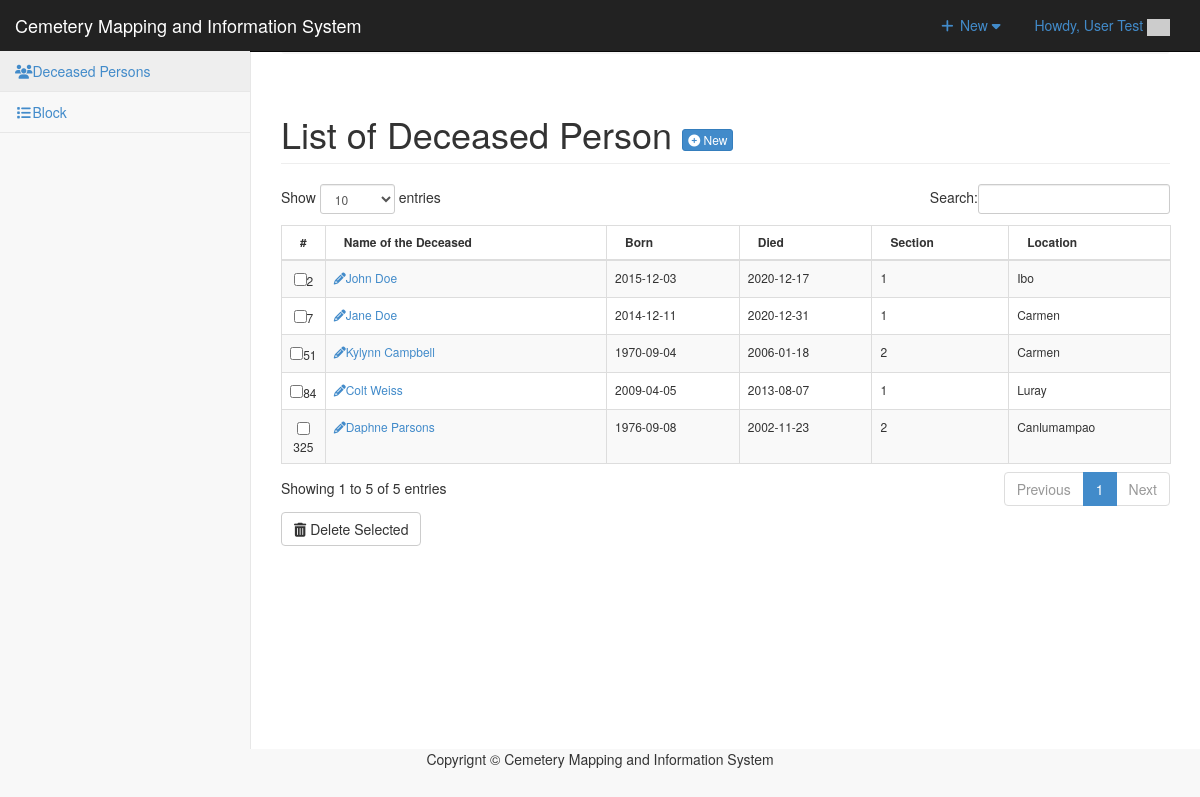
The page /admin/person/index.php (signed in) on the database as committed earlier.
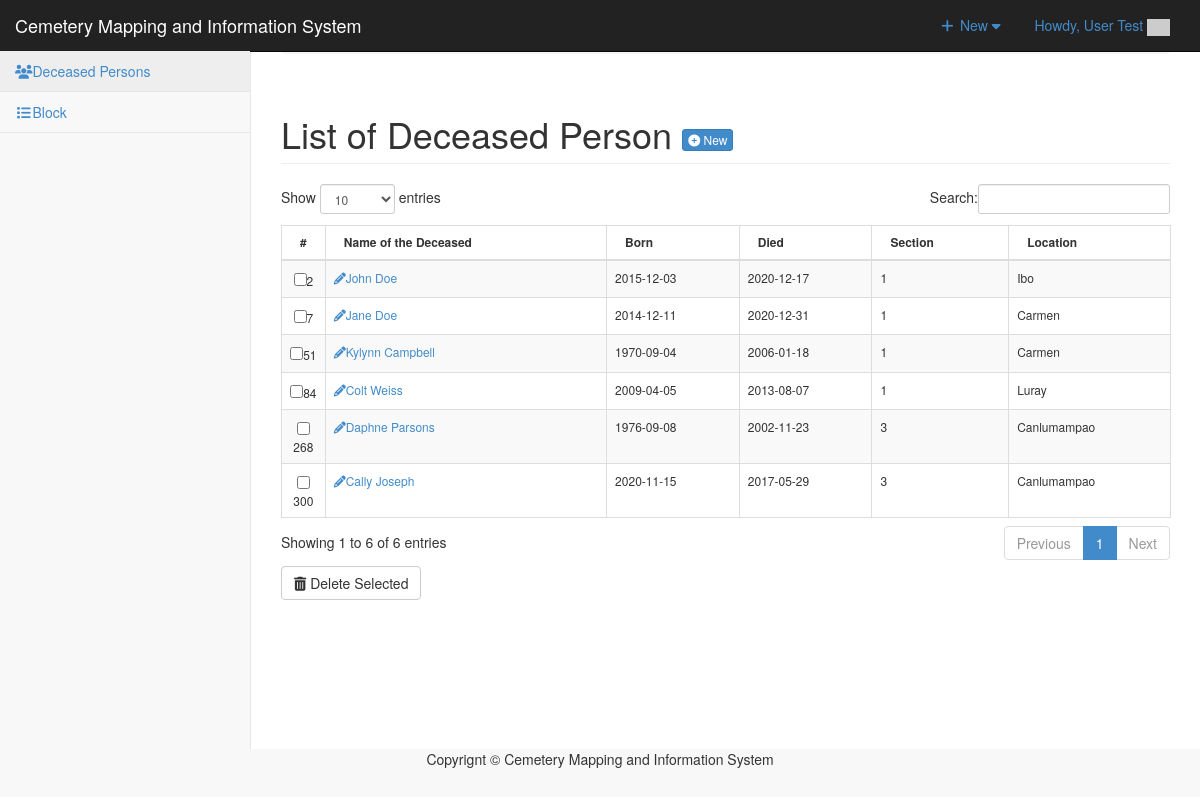
The same page on the database as committed later.
### tables this page shows
CREATE TABLE `tblpeople` (
  `PEOPLEID` int(11) NOT NULL,
  `FNAME` varchar(100) NOT NULL,
  `GRAVENO` int(11) NOT NULL,
  `BORNDATE` date NOT NULL,
  `DIEDDATE` date NOT NULL,
  `CATEGORIES` enum('1','2','3') NOT NULL,
  `LOCATION` enum('Poog','Luray','Dumlog','Canlumampao','Ibo','Carmen','Sangi') NOT NULL
);

### admin/person/index.php (called while the page is built, shortened)
<?php
$view = (isset($_GET['view']) && $_GET['view'] != '') ? $_GET['view'] : '';
	$title="Person";
	switch ($view) {
  	default :
	$title="Person";
	}
require_once ("../theme/templates.php");
?>

### include/database.php (called while the page is built, shortened)
<?php
class Database {
	var $sql_string = '';
	private $conn;
	public function open_connection() {
		$this->conn = mysqli_connect(server,user,pass);
		if(!$this->conn){
			echo "Problem in database connection! Contact administrator!";
			exit();
		}else{
			$db_select = mysqli_select_db($this->conn,database_name);
		}
	}
	function setQuery($sql='') {
		$this->sql_string=$sql;
	}
	function executeQuery() {
		$result = mysqli_query($this->conn,$this->sql_string);
		return $result;
	}
	private function confirm_query($result) {
		return $result;
	}
	function loadResultList( $key='' ) {
		$cur = $this->executeQuery();
		$array = array();
		while ($row = mysqli_fetch_object($cur)) {
			if ($key) {
				$array[$row->$key] = $row;
			} else {
				$array[] = $row;
			}
		}
		return $array;
	}
}
$mydb = new Database();
?>

### admin/person/list.php (the view, shortened to what this page needs)
<div class="row">
     	 <div class="col-lg-12">
          <h1 class="page-header">List of Deceased Person  <a href="index.php?view=add" class="btn btn-primary btn-xs  ">  <i class="fa fa-plus-circle fw-fa"></i> New</a>  </h1>
     		</div>
 		 </div>
	    <form action="controller.php?action=delete" Method="POST">
	    <div class="table-responsive">
		<table id="dash-table"  class="table table-striped table-bordered table-hover "  style="font-size:12px" cellspacing="0" >
		  <thead>
		  	<tr>
		  		<th>#</th>
		  		<th>Name of the Deceased</td>
		  		<th>Born</th>
		  		<th>Died</th>
		  		<th>Section</th>
		  		<th>Location</th>
		  	</tr>
		  </thead>
	  <tbody>
		  	<?php
		  		$query = "SELECT * FROM `tblpeople`";
		  		$mydb->setQuery($query);
		  		$cur = $mydb->loadResultList();
				foreach ($cur as $result) {
				$borndate =  $result->BORNDATE;
				$dieddate =  $result->DIEDDATE;
		  		echo '<tr>';
		  		echo '<td width="1%" align="center"><input type="checkbox" name="selector[]" id="selector[]" value="'.$result->PEOPLEID. '"/>'. $result->GRAVENO.'</td>';
		  				echo '<td><a title="edit" href="'.web_root.'admin/person/index.php?view=edit&id='.$result->PEOPLEID.'"><i class="fa fa-pencil "></i>'.$result->FNAME.'</a></td>';
		  		echo '<td>'. $borndate.'</td>';
		  		echo '<td>'. $dieddate.'</td>';
		  		echo '<td>'. $result->CATEGORIES.'</td>';
		  		echo '<td>'. $result->LOCATION.'</td>';
		  		echo '</tr>';
		  	}
		  	?>
		  </tbody>
		</table>
		<div class="btn-group">
		  <button type="submit" class="btn btn-default" name="delete" onclick="return confirm('Are you sure you want to delete this data?');"><i class="fa fa-trash fw-fa"></i> Delete Selected</button>
		</div>
		</div>
		</form>

### admin/theme/templates.php (shortened to what this page needs)
<!DOCTYPE html>
<html lang="en">
<head>
 <link href="<?php echo web_root; ?>admin/css/bootstrap.min.css" rel="stylesheet">
    <link href="<?php echo web_root; ?>admin/css/metisMenu.min.css" rel="stylesheet">
    <link href="<?php echo web_root; ?>admin/css/timeline.css" rel="stylesheet">
    <link href="<?php echo web_root; ?>admin/css/sb-admin-2.css" rel="stylesheet">
   <link href="<?php echo web_root; ?>admin/css/morris.css" rel="stylesheet">
    <link href="<?php echo web_root; ?>admin/font/css/font-awesome.min.css" rel="stylesheet" type="text/css">
  <link href="<?php echo web_root; ?>admin/font/font-awesome.min.css" rel="stylesheet" type="text/css">
    <link href="<?php echo web_root; ?>admin/css/dataTables.bootstrap.css" rel="stylesheet">
<link href="<?php echo web_root; ?>css/bootstrap-datetimepicker.min.css" rel="stylesheet" media="screen">
 <link href="<?php echo web_root; ?>css/datepicker.css" rel="stylesheet" media="screen">
 <link href="<?php echo web_root; ?>admin/css/costum.css" rel="stylesheet">
<link href="<?php echo web_root; ?>admin/css/ekko-lightbox.css" rel="stylesheet">
<link rel="stylesheet" href="<?php echo web_root; ?>admin/select2/select2.min.css">
</head>
<body>
   <div id="wrapper">
        <nav class="navbar navbar-inverse navbar-fixed-top  " role="navigation"  >
            <div class="navbar-header">
                 <a class="navbar-brand"  href="<?php echo web_root; ?>admin/index.php" >Cemetery Mapping and Information System</a>
            </div>
            <ul class="nav navbar-top-links navbar-right">
                 <li class="dropdown">
                    <a class="dropdown-toggle" data-toggle="dropdown" href="#">
                        <i class="fa fa-plus fa-fw"></i> New  <i class="fa fa-caret-down"></i>
                    </a>
                         </li>
                    </ul>
                <li class="dropdown">
                    <a class="dropdown-toggle" data-toggle="dropdown" href="#">
                        Howdy, <?php echo $_SESSION['U_NAME']; ?> <img title="profile image" width="23px" height="17px" src="https://ui-avatars.com/api/?name=<?php echo $_SESSION['U_NAME']; ?>background=random&color=000&rounded=true&size=32&bold=true&length=1&format=svg">
                    </a>
                </li>
            <div class="navbar-default sidebar" role="navigation">
                <div class="sidebar-nav navbar-collapse">
                    <ul class="nav" id="side-menu">
                       <li>
                             <a href="<?php echo web_root; ?>admin/person/index.php"><i class="fa fa-users fa-fw"></i>Deceased Persons </a>
                        </li>
                        <li>
                             <a href="<?php echo web_root; ?>admin/category/index.php"><i class="fa fa-list fa-fw"></i>Block </a>
                        </li>
                    </ul>
                </div>
            </div>
        </nav>
  <div id="page-wrapper">
            <div class="row" >
                <div class="col-lg-12" style="margin-top: 2%">
                    <?php
                    if ($title<>'Administrator Panel'){
                       echo   '
                    <p class="breadcrumb" >  <a href="'. web_root.'admin/index.php" title="Administrator Panel" >Administrator Panel</a>  /
                        <a href="index.php" title="'. $title.'" >'. $title.'</a>
                        '.(isset($header) ? ' / '. $header : '') .'   </p>'  ;
                    } ?>
                  <?php require_once $content; ?>
                </div>
            </div>
        </div>
    </div>
</body>
<footer><div style="text-align: center;">Copyrignt &copy; Cemetery Mapping and Information System</div></footer>
</html>

### admin/css/sb-admin-2.css (style rules this page uses)
body { background-color: #f8f8f8; }
#wrapper { width: 100%; }
#page-wrapper { padding: 0 15px; min-height: 568px; background-color: #fff; }
@media (min-width:768px) { #page-wrapper { position: inherit; margin: 0 0 0 250px; padding: 0 30px; border-left: 1px solid #e7e7e7; } }
.navbar-top-links { margin-right: 0; }
.navbar-top-links li { display: inline-block; }
.navbar-top-links li:last-child { margin-right: 15px; }
.navbar-top-links li a { padding: 15px; min-height: 50px; }
.sidebar .sidebar-nav.navbar-collapse { padding-right: 0; padding-left: 0; }
.sidebar ul li { border-bottom: 1px solid #e7e7e7; }
.sidebar ul li a.active { background-color: #eee; }
@media (min-width:768px) { .sidebar { z-index: 1; position: absolute; width: 250px; margin-top: 51px; } }

Rows that differ between the two databases and show on the page:
changed tblpeople "Kylynn Campbell": CATEGORIES "2" → "1"
changed tblpeople "Daphne Parsons": GRAVENO "325" → "268"; CATEGORIES "2" → "3"
added tblpeople: GRAVENO "300", FNAME "Cally Joseph", BORNDATE "2020-11-15", DIEDDATE "2017-05-29", CATEGORIES "3", LOCATION "Canlumampao"
Other text that changed with them:
text written by a page script: "Show entries Search: Showing 1 to 5 of 5 entries Previous 1 Next" → "Show entries Search: Showing 1 to 6 of 6 entries Previous 1 Next"
